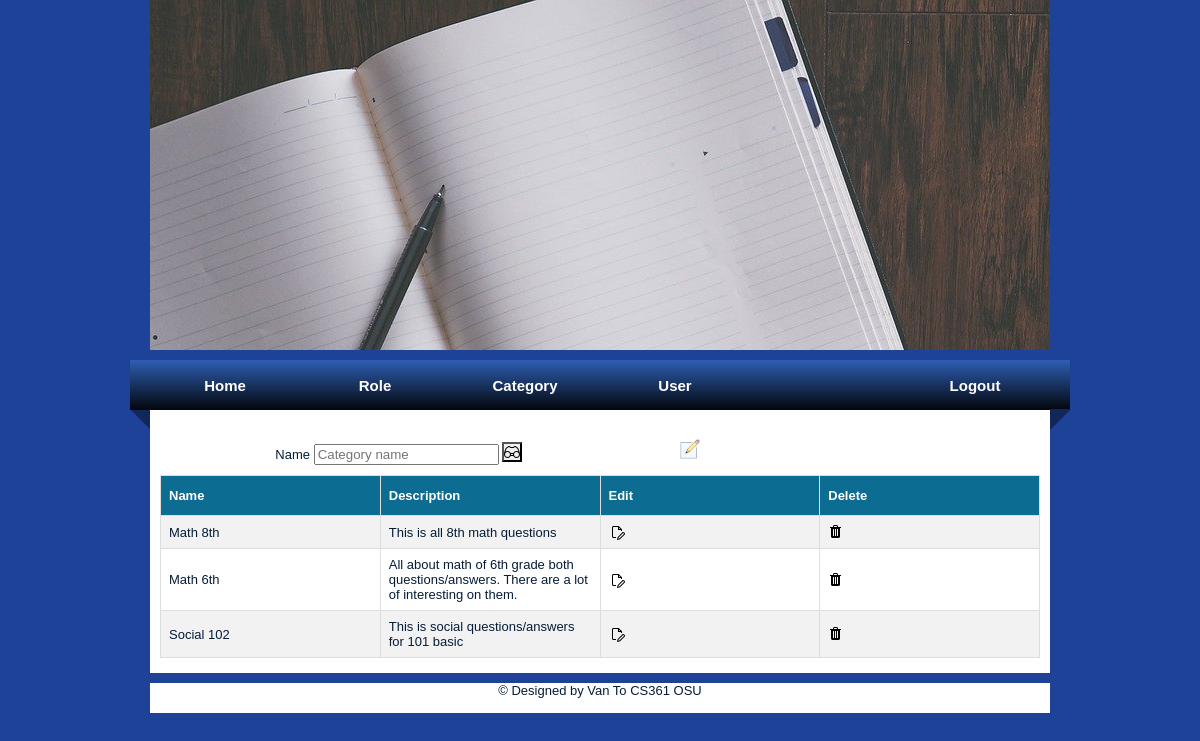
The page /category (signed in) on the database as committed earlier.
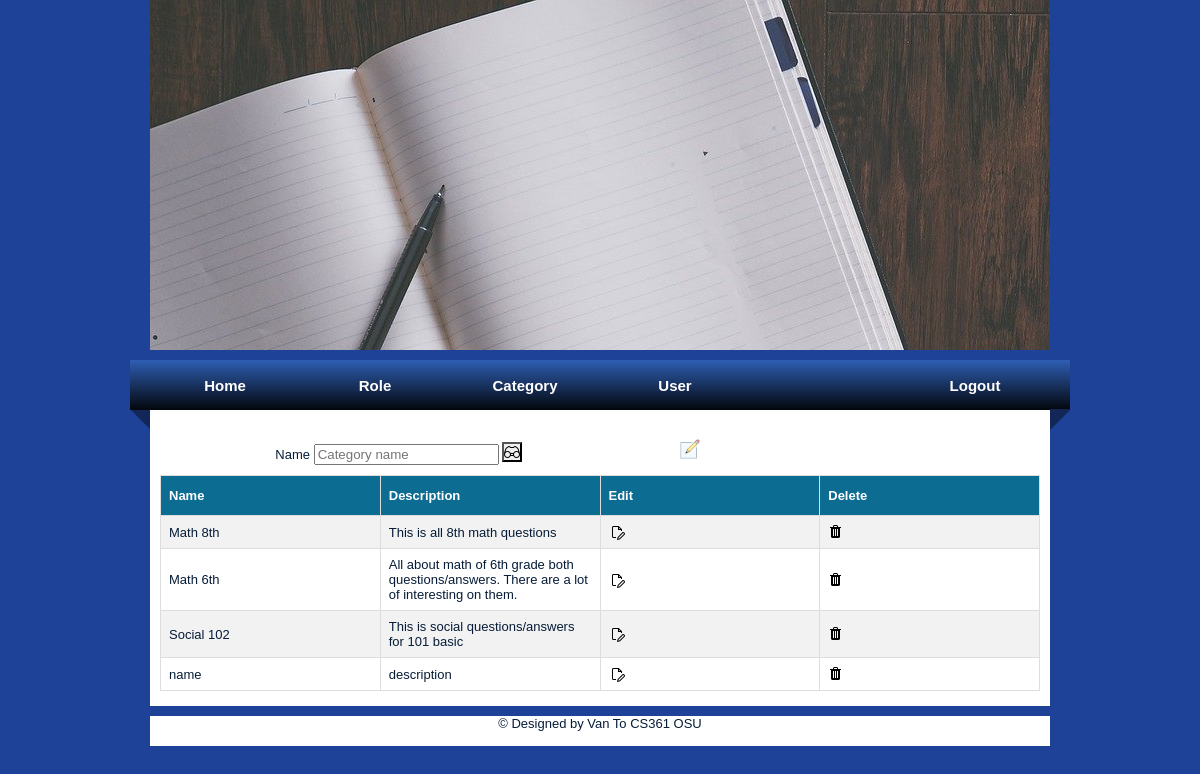
The same page on the database as committed later.
### project/models.py (models this page shows)
class Category(UserMixin, db.Model):
    id = db.Column(db.Integer, primary_key=True) # primary keys are required by SQLAlchemy
    cat_name = db.Column(db.String(100), unique=True, nullable=False)
    cat_des = db.Column(db.String(2000))

### project/main.py (the view)
@main.route('/category')
@login_required
def category():
    cats = Category.query.all()
    return render_template('category.html', name=current_user.name, cats = cats)

### project/__init__.py (called while the page is built)
def create_app():
    app = Flask(__name__)
    app.config['SECRET_KEY'] = 'secret-key-goes-here'
    app.config['SQLALCHEMY_DATABASE_URI'] = 'sqlite:///db.sqlite'
    db.init_app(app)
    login_manager = LoginManager()
    login_manager.login_view = 'auth.login'
    login_manager.init_app(app)
    from .models import User
    from . import models
    with app.app_context():
        db.create_all()
    @login_manager.user_loader
    def load_user(user_id):
        return User.query.get(int(user_id))
    from .auth import auth as auth_blueprint
    app.register_blueprint(auth_blueprint)
    from .main import main as main_blueprint
    app.register_blueprint(main_blueprint)
    return app

### project/templates/category.html (shortened to what this page needs)
{% extends 'admin.html' %}
{% block content %}
    <div>
        <form method="post" action="/search">
            <label for="cat_name">Name</label>
            <input type="text" id="cat_name" name="cat_name" placeholder="Category name"
                value="{{ request.form['cat_name'] }}">
            <button id="close-CSS" type="submit"></button>
            <a href="{{url_for('main.create')}}"><img src="/static/images/create.png" width="20px" height="20px"></a>
        </form>
    </div>
    <div >
        <table id="customers">
            <tr>
                <th>Name</th>
                <th>Description</th>
                <th>Edit</th>
                <th>Delete</th>
            </tr>
            {% for cat in cats %}
                <tr>
                    <td>{{ cat.cat_name}}</td>
                    <td>{{ cat.cat_des}}</td>
                    <td><a href="{{url_for('main.edit_cat', cat_id=cat['id'])}}"><img src="/static/images/edit.png" ></a></td>
                    <td><a href="{{url_for('main.delete_cat', cat_id=cat['id'])}}" onclick="return confirm('Are you sure you want to delete this post?')"><img src="/static/images/delete.png"></a></td>
                </tr>
            {% endfor %}
        </table>
    </div>
{% endblock %}

### project/templates/admin.html (shortened to what this page needs)
<!DOCTYPE html PUBLIC "-//W3C//DTD XHTML 1.0 Transitional//EN" "http://www.w3.org/TR/xhtml1/DTD/xhtml1-transitional.dtd">
<html xmlns="http://www.w3.org/1999/xhtml">
<head>
<link rel="stylesheet" type="text/css" href="{{ url_for('static', filename= 'css/style.css') }}" />
</head>
<body>
<div id="container">
		<div id="mainpic"></div>
        <div id="menu">
        	<ul>
            	<li class="menuitem"><a href="{{url_for('main.home')}}">Home</a></li>
                <li class="menuitem"><a href="{{url_for('main.role')}}">Role</a></li>
                <li class="menuitem"><a href="{{url_for('main.category')}}">Category</a></li>
                <li class="menuitem"><a href="{{url_for('main.user')}}">User</a></li>
                <li class="menuitem"><a href="#"></a></li>
                {% if current_user.is_authenticated %}
                    <li class="menuitem"></li><a href="{{ url_for('auth.logout') }}">
                        Logout
                    </a></li>
                {% endif %}
            </ul>
        </div>
        <div class="row" id="content">
            {% block content %}{% endblock %}
        </div>
   </div>
   <div class="row" id="content">
        <div id="footer"><p>&#169; Designed by Van To CS361 OSU</p></div>
   </div>
</body>
</html>

### project/static/css/style.css (style rules this page uses)
body { margin: 0; padding: 0; text-align: left; font: 12px Arial, Helvetica, sans-serif; font-size: 13px; color: #061C37; background: #1E4297; background-repeat:repeat-x; }
* { margin: 0 auto 0 auto; text-align:left; }
#container { display: block; height:auto; position: relative; width: 940px; }
#mainpic { background-image:url(/static/images/main1.jpg); background-repeat:no-repeat; width:900px; height: 350px; }
#menu { background-image:url(/static/images/menu.png); background-repeat:no-repeat; width:940px; height:69px; float:left; clear:both; }
#content { width:880px; height:auto; background-color:#FFF; padding-left:10px; padding-right:10px; padding-bottom:5px; }
#footer { width:inherit; height:auto; }
#menu ul { list-style: none; padding: 0px; margin-left:auto; width:900px; }
#menu li { list-style: none; padding: 0px; display: inline; }
#menu a { float: left; width: 150px; height: 40px; display: block; text-align: center; text-decoration: none; color: #ffffff; font-weight: bold; padding-top: 17px; font-size: 15px; }
html, body { text-align: center; }
p { text-align: center; }
.row:after { content: ""; display: table; clear: both; }
#customers { font-family: Arial, Helvetica, sans-serif; border-collapse: collapse; width: 100%; table-layout: fixed; }
#customers td, #customers th { border: 1px solid #ddd; padding: 8px; word-wrap:break-word; }
#customers tr:nth-child(even) { background-color: #f2f2f2; }
#customers th { padding-top: 12px; padding-bottom: 12px; text-align: left; background-color: #0d6c92; color: white; }
div { margin-bottom: 10px; }
label { display: inline-block; width: 150px; text-align: right; }
#close-CSS { background-image: url( '/static/images/search.png' ); background-repeat: no-repeat; backface-visibility: visible; height: 20px; width: 20px; }

Rows that differ between the two databases and show on the page:
added Category: cat_name "name", cat_des "description"
